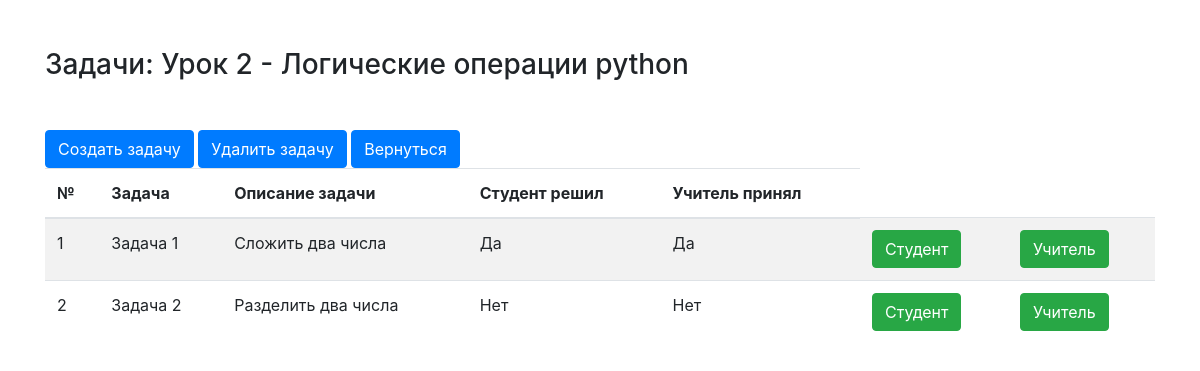
The page /lesson?lesson_id=2 on the database its author committed.
### kurs/app.py (models this page shows, shortened)
class Lesson(db.Model):
	id = db.Column(db.Integer, primary_key=True)
	name = db.Column(db.String(100))
	description = db.Column(db.Text)
	tasks = db.relationship('Task', backref='lesson', lazy='dynamic')

class Task(db.Model):
	id = db.Column(db.Integer, primary_key=True)
	name = db.Column(db.String(100))
	description = db.Column(db.Text)
	created_at = db.Column(db.DateTime, default=datetime.utcnow)
	lesson_id = db.Column(db.Integer, db.ForeignKey('lesson.id'))
	solved_by_teacher = db.Column(db.Boolean, default=False)
	solved_by_student = db.Column(db.Boolean, default=False)
	completed = db.Column(db.Boolean, default=False)

### kurs/app.py (the view)
@app.route('/lesson')
def lesson():
	lesson_id = request.args.get('lesson_id', None)
	if lesson_id is not None:
		lesson = Lesson.query.filter_by(id=lesson_id).first()
		if lesson is not None:
			tasks = Task.query.all()
			return render_template('lesson.html', title=lesson.name, lesson=lesson, tasks=tasks)
	return redirect(url_for('lesson'))

### kurs/templates/lesson.html (shortened to what this page needs)
<!DOCTYPE html>
<html>
<head>
    <link rel="stylesheet" href="https://stackpath.bootstrapcdn.com/bootstrap/4.5.2/css/bootstrap.min.css">
</head>
<body>
<div class="container">
    <h3 class="my-5">Задачи: {{ lesson.name }} - {{ lesson.description }}</h3>
    <a href="{{ url_for('new_task') }}" class="btn btn-primary">Создать задачу</a>
    <a href="{{ url_for('delete_task') }}" class="btn btn-primary">Удалить задачу</a>
    <a href="{{ url_for('index') }}" class="btn btn-primary">Вернуться</a>
    <table class="table table-striped">
        <thead>
        <tr>
            <th>№</th>
            <th>Задача</th>
            <th>Описание задачи</th>
            <th>Студент решил</th>
            <th>Учитель принял</th>
        </tr>
        </thead>
        <tbody>
        {% for task in tasks %}
        <tr>
            <td>{{ task.id }}</td>
            <td>{{ task.name }}</td>
            <td>{{ task.description }}</td>
            <td>{% if task.solved_by_student %}Да{% else %}Нет{% endif %}</td>
            <td>{% if task.solved_by_teacher %}Да{% else %}Нет{% endif %}</td>
            <td>{% if not task.completed %}
                <a href="{{ url_for('task_solved_by_student', id=task.id) }}" class="btn btn-success">Студент</a>
                {% endif %}
            </td>
            <td>{% if not task.completed %}
                <a href="{{ url_for('task_solved_by_teacher', id=task.id) }}" class="btn btn-success">Учитель</a>
                {% endif %}
            </td>
        </tr>
        {% endfor %}
        </tbody>
    </table>
</div>
</body>
</html>

### rows shown on the page
Lesson: name "Урок 2", description "Логические операции python"
Task: id "1", name "Задача 1", description "Сложить два числа", solved_by_student "Да", solved_by_teacher "Да"
Task: id "2", name "Задача 2", description "Разделить два числа", solved_by_student "Нет", solved_by_teacher "Нет"
